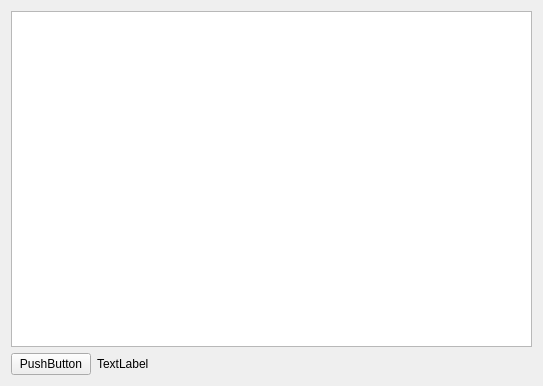
<?xml version="1.0" encoding="UTF-8"?>
<ui version="4.0">
 <class>MainWindow</class>
 <widget class="QMainWindow" name="MainWindow">
  <property name="geometry">
   <rect>
    <x>0</x>
    <y>0</y>
    <width>543</width>
    <height>386</height>
   </rect>
  </property>
  <property name="windowTitle">
   <string>MainWindow</string>
  </property>
  <widget class="QWidget" name="centralWidget">
   <layout class="QVBoxLayout" name="verticalLayout">
    <item>
     <widget class="StockView" name="graph"/>
    </item>
    <item>
     <layout class="QHBoxLayout" name="horizontalLayout">
      <item>
       <widget class="QPushButton" name="button">
        <property name="text">
         <string>PushButton</string>
        </property>
       </widget>
      </item>
      <item>
       <widget class="QLabel" name="infolabel">
        <property name="sizePolicy">
         <sizepolicy hsizetype="Expanding" vsizetype="Preferred">
          <horstretch>0</horstretch>
          <verstretch>0</verstretch>
         </sizepolicy>
        </property>
        <property name="text">
         <string>TextLabel</string>
        </property>
       </widget>
      </item>
     </layout>
    </item>
   </layout>
  </widget>
 </widget>
 <layoutdefault spacing="6" margin="11"/>
 <customwidgets>
  <customwidget>
   <class>StockView</class>
   <extends>QGraphicsView</extends>
   <header>StockView.h</header>
  </customwidget>
 </customwidgets>
 <resources/>
 <connections/>
</ui>
